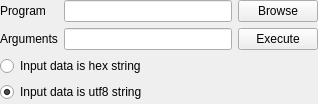
<?xml version="1.0" encoding="UTF-8"?>
<ui version="4.0">
 <class>CommandLineUi</class>
 <widget class="QWidget" name="CommandLineUi">
  <property name="geometry">
   <rect>
    <x>0</x>
    <y>0</y>
    <width>318</width>
    <height>104</height>
   </rect>
  </property>
  <property name="windowTitle">
   <string>Form</string>
  </property>
  <layout class="QGridLayout" name="gridLayout">
   <property name="leftMargin">
    <number>0</number>
   </property>
   <property name="topMargin">
    <number>0</number>
   </property>
   <property name="rightMargin">
    <number>0</number>
   </property>
   <property name="bottomMargin">
    <number>0</number>
   </property>
   <item row="0" column="2">
    <widget class="QLineEdit" name="lineEditProgram">
     <property name="minimumSize">
      <size>
       <width>168</width>
       <height>0</height>
      </size>
     </property>
    </widget>
   </item>
   <item row="2" column="3">
    <widget class="QPushButton" name="pushButtonExecute">
     <property name="text">
      <string>Execute</string>
     </property>
    </widget>
   </item>
   <item row="0" column="3">
    <widget class="QPushButton" name="pushButtonBrowse">
     <property name="text">
      <string>Browse</string>
     </property>
    </widget>
   </item>
   <item row="0" column="1">
    <widget class="QLabel" name="label">
     <property name="sizePolicy">
      <sizepolicy hsizetype="Fixed" vsizetype="Preferred">
       <horstretch>0</horstretch>
       <verstretch>0</verstretch>
      </sizepolicy>
     </property>
     <property name="text">
      <string>Program</string>
     </property>
    </widget>
   </item>
   <item row="2" column="2">
    <widget class="QLineEdit" name="lineEditArguments"/>
   </item>
   <item row="2" column="1">
    <widget class="QLabel" name="label_2">
     <property name="text">
      <string>Arguments</string>
     </property>
    </widget>
   </item>
   <item row="3" column="1" colspan="3">
    <layout class="QVBoxLayout" name="verticalLayout">
     <item>
      <widget class="QRadioButton" name="radioButtonHex">
       <property name="text">
        <string>Input data is hex string</string>
       </property>
      </widget>
     </item>
     <item>
      <widget class="QRadioButton" name="radioButtonUtf8">
       <property name="text">
        <string>Input data is utf8 string</string>
       </property>
       <property name="checked">
        <bool>true</bool>
       </property>
      </widget>
     </item>
    </layout>
   </item>
  </layout>
 </widget>
 <resources/>
 <connections/>
</ui>
